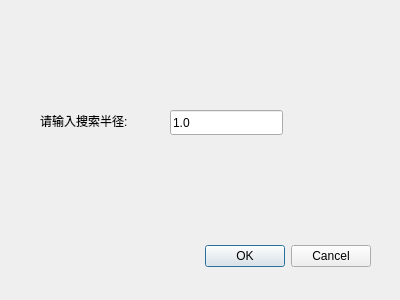
<?xml version="1.0" encoding="UTF-8"?>
<ui version="4.0">
 <class>MLSNormalDialog</class>
 <widget class="QDialog" name="MLSNormalDialog">
  <property name="geometry">
   <rect>
    <x>0</x>
    <y>0</y>
    <width>400</width>
    <height>300</height>
   </rect>
  </property>
  <property name="windowTitle">
   <string>Dialog</string>
  </property>
  <widget class="QDialogButtonBox" name="buttonBox">
   <property name="geometry">
    <rect>
     <x>30</x>
     <y>240</y>
     <width>341</width>
     <height>32</height>
    </rect>
   </property>
   <property name="orientation">
    <enum>Qt::Horizontal</enum>
   </property>
   <property name="standardButtons">
    <set>QDialogButtonBox::Cancel|QDialogButtonBox::Ok</set>
   </property>
  </widget>
  <widget class="QLineEdit" name="lineEdit">
   <property name="geometry">
    <rect>
     <x>170</x>
     <y>110</y>
     <width>113</width>
     <height>25</height>
    </rect>
   </property>
   <property name="text">
    <string>1.0</string>
   </property>
  </widget>
  <widget class="QLabel" name="label">
   <property name="geometry">
    <rect>
     <x>40</x>
     <y>110</y>
     <width>121</width>
     <height>21</height>
    </rect>
   </property>
   <property name="text">
    <string>请输入搜索半径:</string>
   </property>
  </widget>
 </widget>
 <resources/>
 <connections>
  <connection>
   <sender>buttonBox</sender>
   <signal>accepted()</signal>
   <receiver>MLSNormalDialog</receiver>
   <slot>accept()</slot>
   <hints>
    <hint type="sourcelabel">
     <x>248</x>
     <y>254</y>
    </hint>
    <hint type="destinationlabel">
     <x>157</x>
     <y>274</y>
    </hint>
   </hints>
  </connection>
  <connection>
   <sender>buttonBox</sender>
   <signal>rejected()</signal>
   <receiver>MLSNormalDialog</receiver>
   <slot>reject()</slot>
   <hints>
    <hint type="sourcelabel">
     <x>316</x>
     <y>260</y>
    </hint>
    <hint type="destinationlabel">
     <x>286</x>
     <y>274</y>
    </hint>
   </hints>
  </connection>
 </connections>
</ui>
